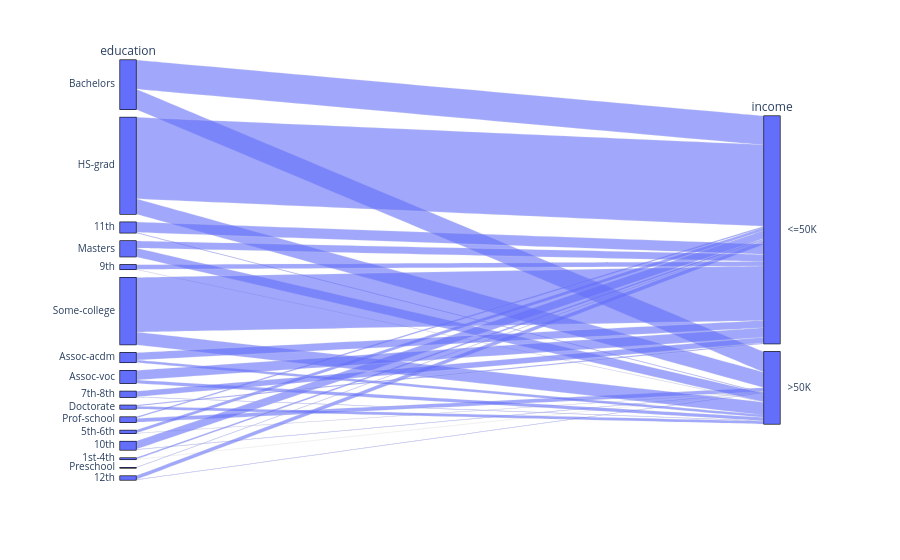

The notebook cell this image was saved under:
### Code cell
grafico = px.parallel_categories(base_census, dimensions=['education', 'income'])
grafico.show()

### Figure 1 — Plotly figure (JSON) as saved in the notebook; plotly's stock layout.template omitted (floating-point values rounded to 4 significant figures; data arrays with more than 128 entries replaced by an {"elided": "..."} marker saying what was removed)
{"data": [{"dimensions": [{"label": "education", "values": {"elided": "32561 str values"}}, {"label": "income", "values": {"elided": "32561 str values"}}], "domain": {"x": [0.0, 1.0], "y": [0.0, 1.0]}, "name": "", "type": "parcats"}], "layout": {"legend": {"tracegroupgap": 0}, "margin": {"t": 60}}}
